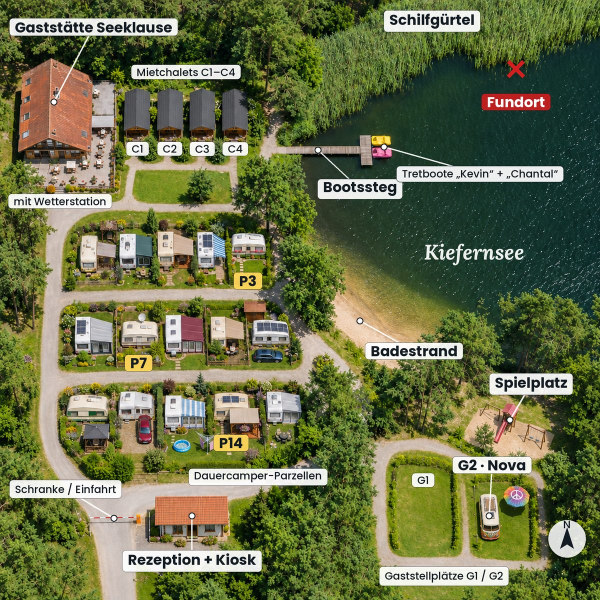
#> input picture bilder/lageplan.jpg, 1200 x 1200 px, found by its file name (shown at 1/2 size)
$ python lageplan.py
#> lines starting #> are read from the running program, lines starting #| are printed output that depends on the picture
from PIL import Image, ImageDraw, ImageFont
F="/home/claude/kiefernsee/quellen/fonts/"
im=Image.open("/home/claude/fall/img/lageplan.jpg").convert("RGBA")
S=2  # hochskalieren für saubere Schrift
im=im.resize((im.width*S, im.height*S), Image.LANCZOS)
#> im: PIL image 2400x2400 RGBA
W,H=im.size
ov=Image.new("RGBA",im.size,(0,0,0,0)); d=ImageDraw.Draw(ov)
fB=ImageFont.truetype(F+"Poppins-Bold.ttf",30*S); fS=ImageFont.truetype(F+"Poppins-Medium.ttf",22*S); fL=ImageFont.truetype(F+"Lora-BoldItalic.ttf",44*S)
def P(u,v): return (u*W, v*H)
def pill(u,v,txt,font=fB,bg=(255,255,255,235),fg=(20,28,35,255),anchor="mm",dot=None):
    x,y=P(u,v)
    b=d.textbbox((0,0),txt,font=font); tw,th=b[2]-b[0],b[3]-b[1]
    px,py=12*S,7*S
    if anchor=="mm": x0,y0=x-tw/2-px,y-th/2-py
    elif anchor=="lm": x0,y0=x,y-th/2-py
    elif anchor=="rm": x0,y0=x-tw-2*px,y-th/2-py
    if dot:
        dx,dy=P(*dot); d.line([((x0+x0+tw+2*px)/2,(y0+y0+th+2*py)/2),(dx,dy)],fill=(255,255,255,230),width=3*S)
        d.ellipse([dx-7*S,dy-7*S,dx+7*S,dy+7*S],fill=(255,255,255,255),outline=(20,28,35,255),width=2*S)
    d.rounded_rectangle([x0,y0,x0+tw+2*px,y0+th+2*py],radius=8*S,fill=bg,outline=(20,28,35,120),width=S)
    d.text((x0+px-b[0],y0+py-b[1]),txt,font=font,fill=fg)
# See
x,y=P(0.79,0.40); d.text((x,y),"Kiefernsee",font=fL,fill=(255,255,255,235),anchor="mm")
pill(0.70,0.035,"Schilfgürtel",dot=None)
#> in pill, `b = d.textbbox((0, 0), txt, font=font)`: b = (0, 10, 342, 68)
#> in pill, `tw, th = (b[2] - b[0], b[3] - b[1])`: tw = 342; th = 58
#> in pill, `if anchor=="mm": x0,y0=x-tw/2-px,y-th/2-py`: x0 = 1485; y0 = 41
# Fundort
fx,fy=P(0.86,0.115); r=16*S
d.line([fx-r,fy-r,fx+r,fy+r],fill=(210,30,30,255),width=8*S); d.line([fx-r,fy+r,fx+r,fy-r],fill=(210,30,30,255),width=8*S)
pill(0.86,0.17,"Fundort",bg=(200,30,30,240),fg=(255,255,255,255))
pill(0.585,0.31,"Bootssteg",dot=(0.55,0.25))
pill(0.80,0.27,"Tretboote „Kevin“ + „Chantal“",font=fS,dot=(0.64,0.245))
pill(0.66,0.58,"Badestrand",dot=(0.60,0.53))
pill(0.015,0.06,"Gaststätte Seeklause",anchor="lm",dot=(0.10,0.17))
pill(0.10,0.30,"mit Wetterstation",font=fS)
pill(0.36,0.115,"Mietchalets C1–C4",font=fS)
for k,u in enumerate([0.225,0.28,0.335,0.39]):
    pill(u,0.235,f"C{k+1}",font=fS)
#> this loop made 4 passes
#> x0 in pill on passes 1 to 4: 486.5, 618.5, 750.5, 882.5
pill(0.41,0.47,"P3",bg=(255,214,90,240))
pill(0.23,0.605,"P7",bg=(255,214,90,240))
pill(0.39,0.735,"P14",bg=(255,214,90,240))
pill(0.27,0.775,"Dauercamper-Parzellen",font=fS)
pill(0.32,0.92,"Rezeption + Kiosk",dot=(0.32,0.85))
pill(0.015,0.80,"Schranke / Einfahrt",font=fS,anchor="lm",dot=(0.18,0.865))
pill(0.62,0.93,"Gaststellplätze G1 / G2",font=fS)
pill(0.66,0.79,"G1",font=fS)
pill(0.73,0.72,"G2 · Nova",dot=(0.73,0.80))
pill(0.88,0.62,"Spielplatz",dot=(0.85,0.70))
# Kompass
cx,cy=P(0.945,0.90); s=26*S
d.ellipse([cx-s*1.5,cy-s*1.6,cx+s*1.5,cy+s*1.4],fill=(255,255,255,220))
d.polygon([(cx,cy-s),(cx-s*0.55,cy+s*0.7),(cx,cy+s*0.35),(cx+s*0.55,cy+s*0.7)],fill=(20,28,35,255))
d.text((cx,cy-s*1.25),"N",font=fS,fill=(20,28,35,255),anchor="mm")
out=Image.alpha_composite(im,ov).convert("RGB")
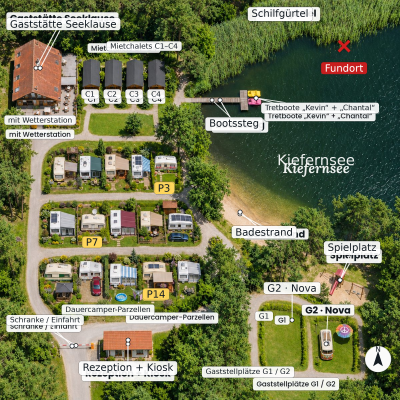
#> out: PIL image 2400x2400 RGB (shown at 1/6 size); mean R, G, B 112.3, 117.9, 81.4
out.save("/home/claude/fall/img/lageplan_beschriftet.jpg",quality=90)
out.resize((1200,1200),Image.LANCZOS).save("/home/claude/kiefernsee/bilder/lageplan.jpg",quality=82,optimize=True,progressive=True)
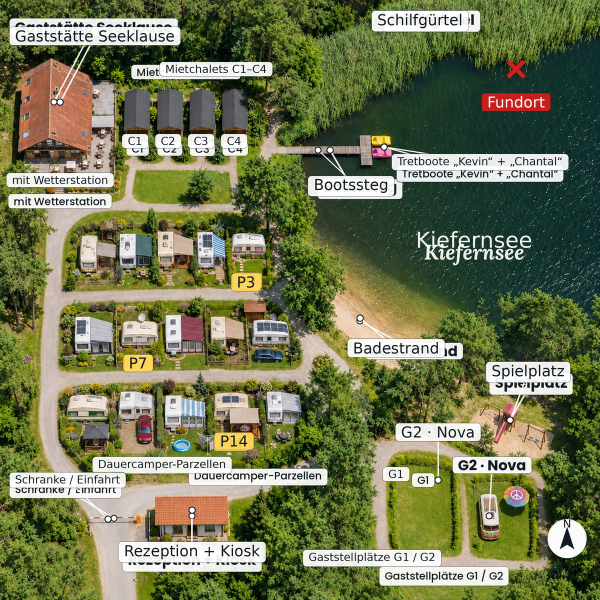
#> saved as lageplan.jpg: PIL image 1200x1200 RGB (shown at 1/2 size); mean R, G, B 112.3, 117.8, 81.4
out.resize((900,900)).save("/home/claude/lp_check.jpg",quality=85)
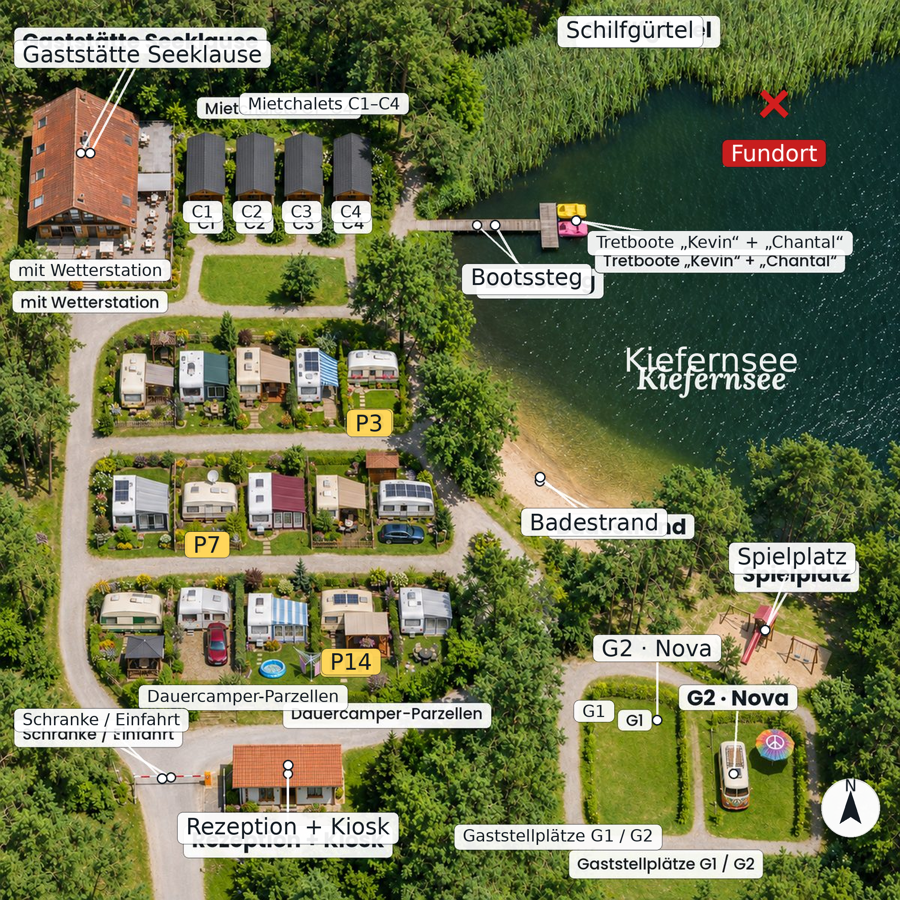
#> saved as lp_check.jpg: PIL image 900x900 RGB; mean R, G, B 112.3, 117.9, 81.4

$ run again, with bilder/asservat.jpg copied over bilder/lageplan.jpg
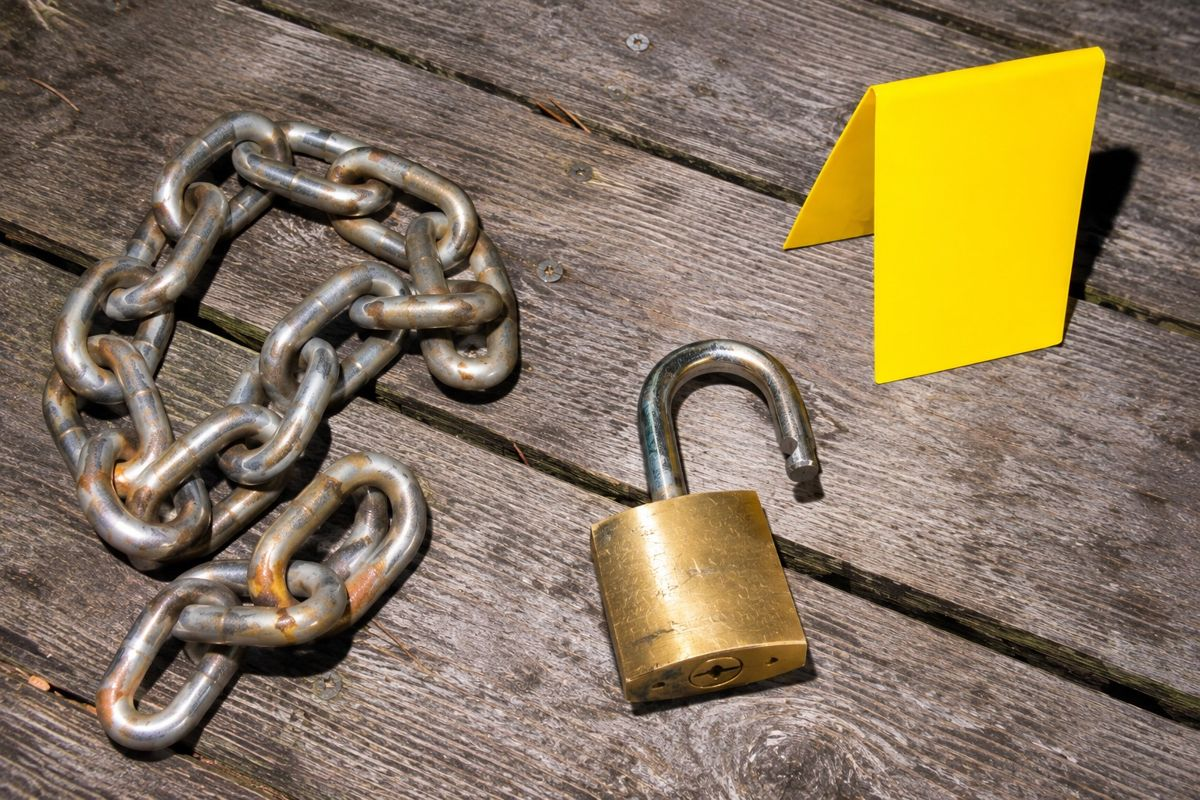
#> input picture bilder/asservat.jpg, 1200 x 800 px, found by its file name
#> ov: PIL image 2400x1600 RGBA; every value is 0
#> b = (0, 10, 342, 68)
#> tw = 342; th = 58
#> in pill, `if anchor=="mm": x0,y0=x-tw/2-px,y-th/2-py`: x0 = 1485; y0 = 13
#> the loop `for k,u in enumerate([0.225,0.28,0.335,0.39]):` made 4 passes
#> x0 in pill on passes 1 to 4: 486.5, 618.5, 750.5, 882.5
#> `out=Image.alpha_composite(im,ov).convert("RGB")`:
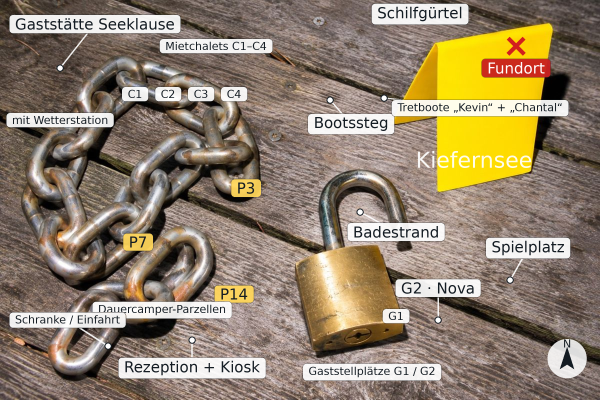
#> out: PIL image 2400x1600 RGB (shown at 1/4 size); mean R, G, B 145.3, 129.5, 108.2
#> `out.resize((900,900)).save("/home/claude/lp_check.jpg",quality=85)`:
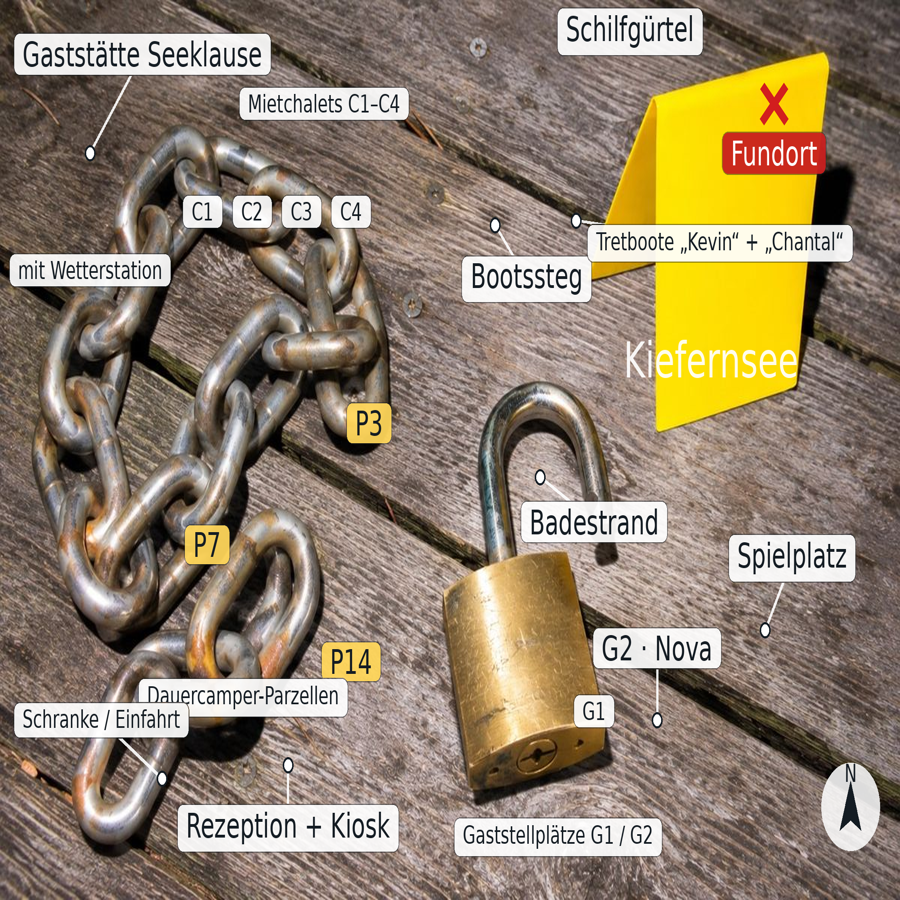
#> saved as lp_check.jpg: PIL image 900x900 RGB; mean R, G, B 145.3, 129.4, 108.2

$ run again, with bilder/brett.jpg copied over bilder/lageplan.jpg
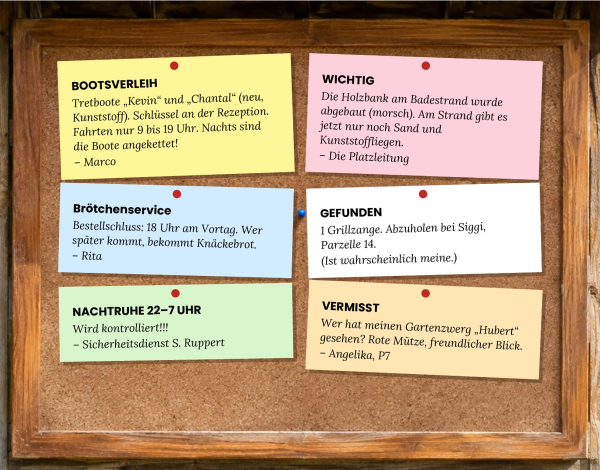
#> input picture bilder/brett.jpg, 1200 x 939 px, found by its file name (shown at 1/2 size)
#> `im=im.resize((im.width*S, im.height*S), Image.LANCZOS)`:
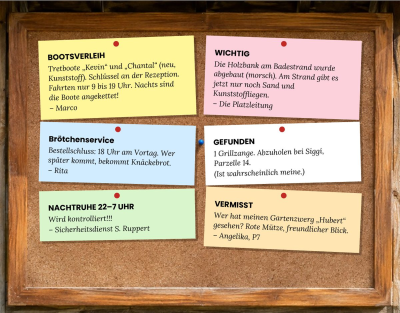
#> im: PIL image 2400x1878 RGBA (shown at 1/6 size); mean R, G, B, A 183.1, 156.2, 124.7, 255
#> ov: PIL image 2400x1878 RGBA; every value is 0
#> b = (0, 10, 342, 68)
#> tw = 342; th = 58
#> in pill, `if anchor=="mm": x0,y0=x-tw/2-px,y-th/2-py`: x0 = 1485; y0 = 22.73
#> the loop `for k,u in enumerate([0.225,0.28,0.335,0.39]):` made 4 passes
#> x0 in pill on passes 1 to 4: 486.5, 618.5, 750.5, 882.5
#> `out.resize((900,900)).save("/home/claude/lp_check.jpg",quality=85)`:
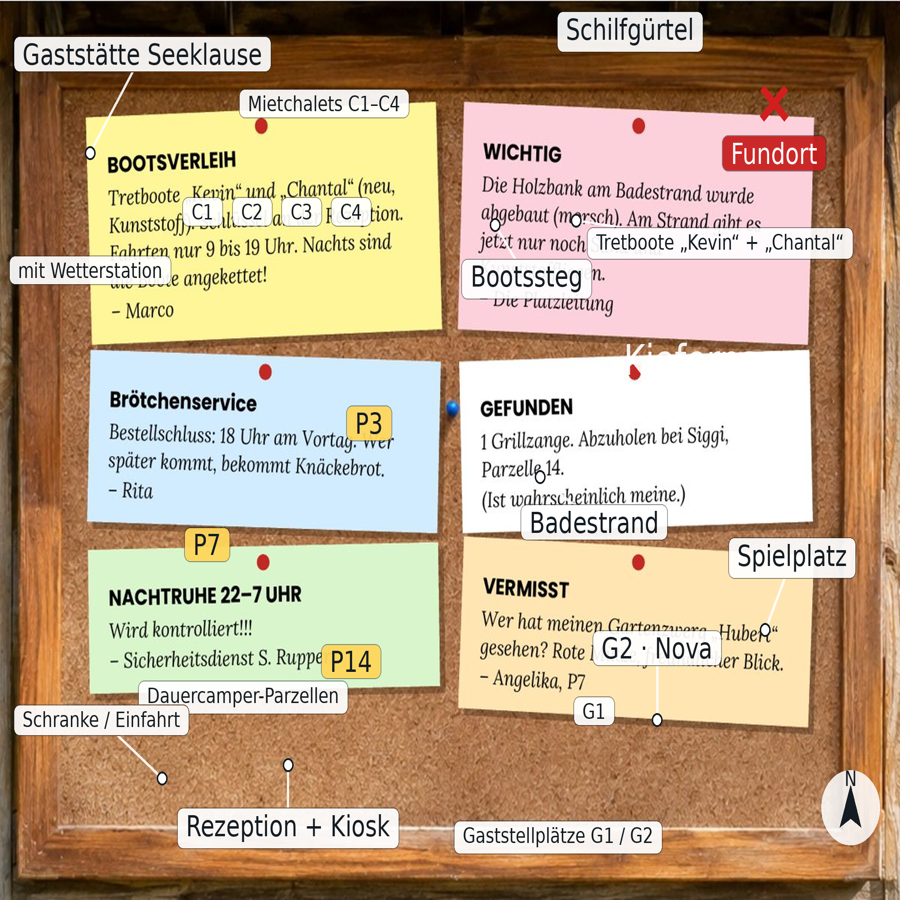
#> saved as lp_check.jpg: PIL image 900x900 RGB; mean R, G, B 186.9, 163.2, 135
